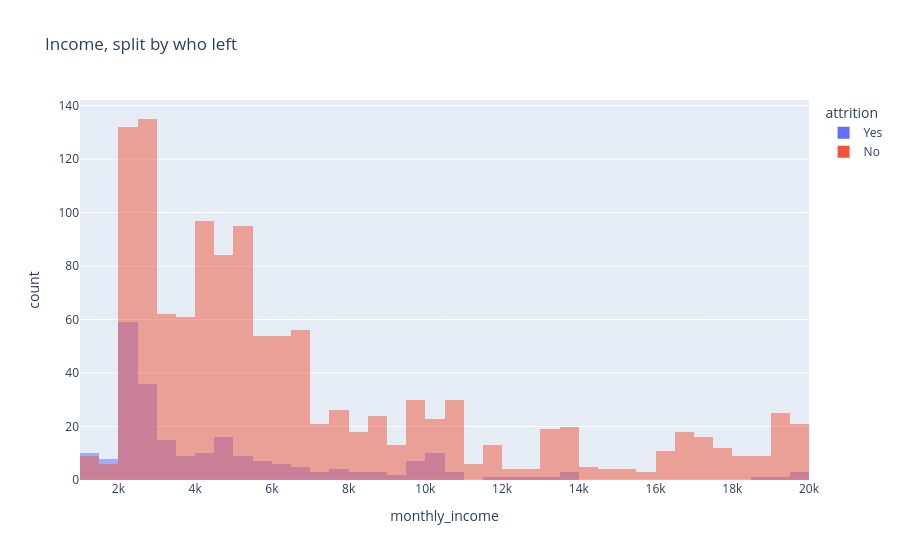

The code cell stored with this chart in its notebook:
### Code cell
fig = px.histogram(df, x="monthly_income", color="attrition", barmode="overlay", nbins=40,
                    title="Income, split by who left")
fig.show()

### Figure 1 — Plotly figure (JSON) as saved in the notebook; plotly's stock layout.template omitted (floating-point values rounded to 4 significant figures; data arrays with more than 128 entries replaced by an {"elided": "..."} marker saying what was removed)
{"data": [{"bingroup": "x", "hovertemplate": "attrition=Yes<br>monthly_income=%{x}<br>count=%{y}<extra></extra>", "legendgroup": "Yes", "marker": {"color": "#636efa", "opacity": 0.5, "pattern": {"shape": ""}}, "name": "Yes", "nbinsx": 40, "orientation": "v", "showlegend": true, "type": "histogram", "x": {"elided": "237 int values"}, "xaxis": "x", "yaxis": "y"}, {"bingroup": "x", "hovertemplate": "attrition=No<br>monthly_income=%{x}<br>count=%{y}<extra></extra>", "legendgroup": "No", "marker": {"color": "#EF553B", "opacity": 0.5, "pattern": {"shape": ""}}, "name": "No", "nbinsx": 40, "orientation": "v", "showlegend": true, "type": "histogram", "x": {"elided": "1233 int values"}, "xaxis": "x", "yaxis": "y"}], "layout": {"barmode": "overlay", "legend": {"title": {"text": "attrition"}, "tracegroupgap": 0}, "title": {"text": "Income, split by who left"}, "xaxis": {"anchor": "y", "domain": [0, 1], "title": {"text": "monthly_income"}}, "yaxis": {"anchor": "x", "domain": [0, 1], "title": {"text": "count"}}}}
